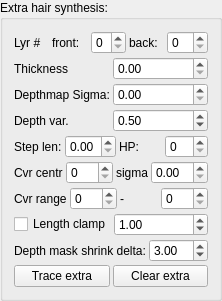
         <widget class="QGroupBox" name="groupBox_7">
          <property name="title">
           <string>Extra hair synthesis:</string>
          </property>
          <layout class="QVBoxLayout" name="verticalLayout_10">
           <property name="spacing">
            <number>3</number>
           </property>
           <item>
            <layout class="QHBoxLayout" name="horizontalLayout_54">
             <item>
              <widget class="QLabel" name="label_68">
               <property name="text">
                <string>Lyr #</string>
               </property>
              </widget>
             </item>
             <item>
              <widget class="QLabel" name="label_25">
               <property name="text">
                <string>front:</string>
               </property>
              </widget>
             </item>
             <item>
              <widget class="QSpinBox" name="spinBoxDsNumFrontLayers">
               <property name="maximum">
                <number>8</number>
               </property>
              </widget>
             </item>
             <item>
              <widget class="QLabel" name="label_81">
               <property name="text">
                <string>back:</string>
               </property>
              </widget>
             </item>
             <item>
              <widget class="QSpinBox" name="spinBoxDsNumBackLayers"/>
             </item>
            </layout>
           </item>
           <item>
            <layout class="QHBoxLayout" name="horizontalLayout_17">
             <item>
              <widget class="QLabel" name="label_69">
               <property name="text">
                <string>Thickness</string>
               </property>
              </widget>
             </item>
             <item>
              <widget class="QDoubleSpinBox" name="spinBoxDsLayerThickness">
               <property name="singleStep">
                <double>0.500000000000000</double>
               </property>
              </widget>
             </item>
            </layout>
           </item>
           <item>
            <layout class="QHBoxLayout" name="horizontalLayout_52">
             <item>
              <widget class="QLabel" name="label_64">
               <property name="text">
                <string>Depthmap Sigma:</string>
               </property>
              </widget>
             </item>
             <item>
              <widget class="QDoubleSpinBox" name="spinBoxDsDepthMapSigma">
               <property name="singleStep">
                <double>0.100000000000000</double>
               </property>
              </widget>
             </item>
            </layout>
           </item>
           <item>
            <layout class="QHBoxLayout" name="horizontalLayout_67">
             <item>
              <widget class="QLabel" name="label_85">
               <property name="text">
                <string>Depth var.</string>
               </property>
              </widget>
             </item>
             <item>
              <widget class="QDoubleSpinBox" name="spinBoxDsDepthVar">
               <property name="maximum">
                <double>1.000000000000000</double>
               </property>
               <property name="singleStep">
                <double>0.100000000000000</double>
               </property>
               <property name="value">
                <double>0.500000000000000</double>
               </property>
              </widget>
             </item>
            </layout>
           </item>
           <item>
            <layout class="QHBoxLayout" name="horizontalLayout_51">
             <item>
              <widget class="QLabel" name="label_63">
               <property name="text">
                <string>Step len:</string>
               </property>
              </widget>
             </item>
             <item>
              <widget class="QDoubleSpinBox" name="spinBoxDsStepLen">
               <property name="maximum">
                <double>4.000000000000000</double>
               </property>
               <property name="singleStep">
                <double>0.100000000000000</double>
               </property>
              </widget>
             </item>
             <item>
              <widget class="QLabel" name="label_65">
               <property name="text">
                <string>HP:</string>
               </property>
              </widget>
             </item>
             <item>
              <widget class="QSpinBox" name="spinBoxDsHealth"/>
             </item>
            </layout>
           </item>
           <item>
            <layout class="QHBoxLayout" name="horizontalLayout_53">
             <item>
              <widget class="QLabel" name="label_66">
               <property name="text">
                <string>Cvr centr</string>
               </property>
              </widget>
             </item>
             <item>
              <widget class="QSpinBox" name="spinBoxDsCenterCoverage">
               <property name="maximum">
                <number>255</number>
               </property>
              </widget>
             </item>
             <item>
              <widget class="QLabel" name="label_67">
               <property name="text">
                <string>sigma</string>
               </property>
              </widget>
             </item>
             <item>
              <widget class="QDoubleSpinBox" name="spinBoxDsCoverageSigma">
               <property name="maximum">
                <double>16.000000000000000</double>
               </property>
               <property name="singleStep">
                <double>0.100000000000000</double>
               </property>
              </widget>
             </item>
            </layout>
           </item>
           <item>
            <layout class="QHBoxLayout" name="horizontalLayout_55">
             <item>
              <widget class="QLabel" name="label_70">
               <property name="text">
                <string>Cvr range</string>
               </property>
              </widget>
             </item>
             <item>
              <widget class="QSpinBox" name="spinBoxDsMinCoverage">
               <property name="maximum">
                <number>255</number>
               </property>
              </widget>
             </item>
             <item>
              <widget class="QLabel" name="label_71">
               <property name="text">
                <string>-</string>
               </property>
              </widget>
             </item>
             <item>
              <widget class="QSpinBox" name="spinBoxDsMaxCoverage">
               <property name="maximum">
                <number>255</number>
               </property>
              </widget>
             </item>
            </layout>
           </item>
           <item>
            <layout class="QHBoxLayout" name="horizontalLayout_72">
             <item>
              <widget class="QCheckBox" name="checkBoxDsLenClamp">
               <property name="text">
                <string>Length clamp</string>
               </property>
              </widget>
             </item>
             <item>
              <widget class="QDoubleSpinBox" name="spinBoxDsMinLen">
               <property name="value">
                <double>1.000000000000000</double>
               </property>
              </widget>
             </item>
            </layout>
           </item>
           <item>
            <layout class="QHBoxLayout" name="horizontalLayout_73">
             <item>
              <widget class="QLabel" name="label_91">
               <property name="text">
                <string>Depth mask shrink delta:</string>
               </property>
              </widget>
             </item>
             <item>
              <widget class="QDoubleSpinBox" name="spinBoxDsShrinkDelta">
               <property name="value">
                <double>3.000000000000000</double>
               </property>
              </widget>
             </item>
            </layout>
           </item>
           <item>
            <layout class="QHBoxLayout" name="horizontalLayout_63">
             <item>
              <widget class="QPushButton" name="buttonGenDenseStrands">
               <property name="text">
                <string>Trace extra</string>
               </property>
              </widget>
             </item>
             <item>
              <widget class="QPushButton" name="buttonClearDenseStrands">
               <property name="text">
                <string>Clear extra</string>
               </property>
              </widget>
             </item>
            </layout>
           </item>
          </layout>
         </widget>
